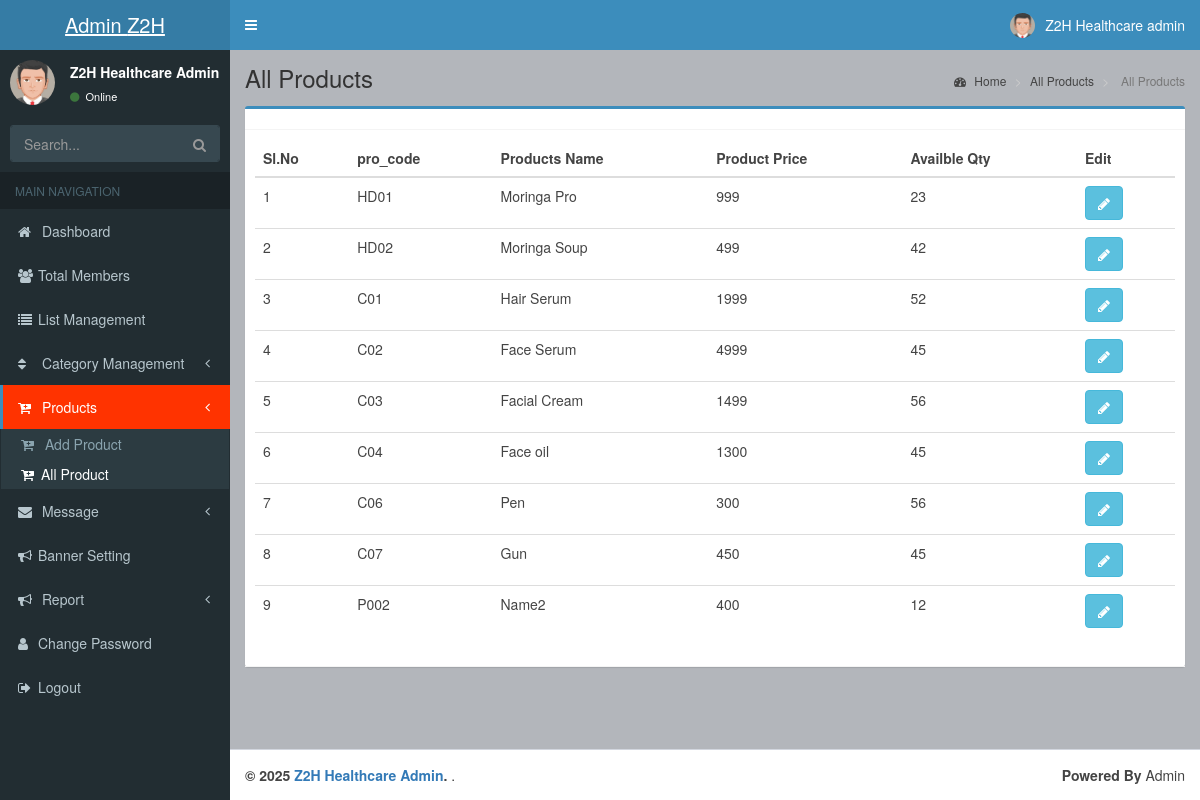
The page /admin/product_all.php (signed in) on the database its author committed.
### tables this page shows
CREATE TABLE `product` (
  `pro_ai` int(11) NOT NULL,
  `pro_date` timestamp NOT NULL DEFAULT current_timestamp(),
  `pro_code` varchar(20) DEFAULT NULL,
  `pro_name` varchar(30) DEFAULT NULL,
  `pro_desc` text NOT NULL,
  `mrp` float NOT NULL DEFAULT 0,
  `discount` float NOT NULL DEFAULT 0,
  `price` float NOT NULL DEFAULT 0,
  `pro_qty` int(11) NOT NULL DEFAULT 0,
  `pro_gst` float NOT NULL DEFAULT 0,
  `pro_sgst` float NOT NULL DEFAULT 0,
  `pro_cgst` float NOT NULL DEFAULT 0,
  `pic` varchar(100) DEFAULT NULL,
  `maincat` int(11) NOT NULL DEFAULT 0,
  `subcat` int(11) NOT NULL DEFAULT 0,
  `youtube_link` varchar(100) DEFAULT NULL,
  `margin` float NOT NULL DEFAULT 0,
  `is_new` int(11) NOT NULL DEFAULT 0,
  `is_flash` int(11) NOT NULL DEFAULT 0,
  `is_today` int(11) NOT NULL DEFAULT 0,
  `is_best` int(11) NOT NULL DEFAULT 0,
  `is_offer` int(11) NOT NULL DEFAULT 0,
  `pro_status` int(11) NOT NULL DEFAULT 1
);

### admin/product_all.php (the view, shortened to what this page needs)
<?php include "include/header.php" ?>
<div class="wrapper">
    <?php include "include/navbar.php" ?>
    <div class="content-wrapper">
        <section class="content-header">
            <h1>
              All Products
            </h1>
            <ol class="breadcrumb">
                <li><a href="index.php"><i class="fa fa-dashboard"></i> Home</a></li>
                <li><a href="#">  All Products</a></li>
                <li class="active">  All Products</li>
            </ol>
        </section>
        <section class="content">
			<div class="row">
                <div class="col-md-12 col-xs-12" >
                    <div class="box box-primary">
                        <div class="box-header with-border">
                       </div>
                            <div class="box-header with-border" style=" overflow-x: scroll;">
								<table class="table "  id="data_table">
                                <thead>
							<tr>
								<th>Sl.No</th>
								<th>pro_code</th>
								<th>Products Name</th>
								<th>Product Price</th>
								<th>Availble Qty</th>
								<th>Edit</th>
							</tr>
</thead>
<tbody>
							<?php
							$i=1;
							$res_pin=mysqli_query($con,"SELECT * FROM product  ");
							while($row_pin=mysqli_fetch_array($res_pin))
							{
							?>
							<tr>
								<td><?php echo $i++; ?></td>
								<td><?php echo $row_pin['pro_code'] ?></td>
								<td><?php echo $row_pin['pro_name'] ?></td>
								<td><?php echo $row_pin['price'] ?></td>
								<td><?php echo $row_pin['pro_qty'] ?></td>
								<td><a class="btn btn-info" href="product_view.php?id=<?php echo $row_pin['pro_ai'] ?>"><i class="fa fa-pencil"></a></td>
							</tr>
							<?php
							}
							?>
</tbody>
						</table>
                                </div>
                    </div>
                </div>
            </div>
        </section>
    </div>
    <?php include "include/footer.php" ?>

### rows shown on the page
product: pro_code "HD01", pro_name "Moringa Pro", price "999", pro_qty "23"
product: pro_code "HD02", pro_name "Moringa Soup", price "499", pro_qty "42"
product: pro_code "C01", pro_name "Hair Serum", price "1999", pro_qty "52"
product: pro_code "C02", pro_name "Face Serum", price "4999", pro_qty "45"
product: pro_code "C03", pro_name "Facial Cream", price "1499", pro_qty "56"
product: pro_code "C04", pro_name "Face oil", price "1300", pro_qty "45"
product: pro_code "C06", pro_name "Pen", price "300", pro_qty "56"
product: pro_code "C07", pro_name "Gun", price "450", pro_qty "45"
product: pro_code "P002", pro_name "Name2", price "400", pro_qty "12"

### other values the page prints
company_name "Z2H…"
company_name "Z2H Healthcare"
